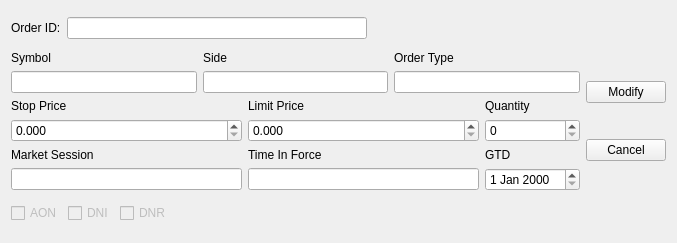
<?xml version="1.0" encoding="UTF-8"?>
<ui version="4.0">
 <class>Form</class>
 <widget class="QWidget" name="Form">
  <property name="geometry">
   <rect>
    <x>0</x>
    <y>0</y>
    <width>677</width>
    <height>243</height>
   </rect>
  </property>
  <property name="windowTitle">
   <string>Modify Order</string>
  </property>
  <layout class="QHBoxLayout" name="horizontalLayout_4">
   <item>
    <layout class="QVBoxLayout" name="verticalLayout_3">
     <item>
      <layout class="QHBoxLayout" name="horizontalLayout_3">
       <item>
        <widget class="QLabel" name="label_5">
         <property name="text">
          <string>Order ID:</string>
         </property>
        </widget>
       </item>
       <item>
        <widget class="QLineEdit" name="lineEdit_orderID">
         <property name="readOnly">
          <bool>true</bool>
         </property>
        </widget>
       </item>
       <item>
        <spacer name="horizontalSpacer_2">
         <property name="orientation">
          <enum>Qt::Horizontal</enum>
         </property>
         <property name="sizeHint" stdset="0">
          <size>
           <width>40</width>
           <height>20</height>
          </size>
         </property>
        </spacer>
       </item>
      </layout>
     </item>
     <item>
      <layout class="QHBoxLayout" name="horizontalLayout">
       <item>
        <layout class="QVBoxLayout" name="verticalLayout">
         <item>
          <layout class="QGridLayout" name="gridLayout_2">
           <item row="0" column="0">
            <widget class="QLabel" name="label">
             <property name="text">
              <string>Symbol</string>
             </property>
            </widget>
           </item>
           <item row="0" column="1">
            <widget class="QLabel" name="label_2">
             <property name="text">
              <string>Side</string>
             </property>
            </widget>
           </item>
           <item row="0" column="2">
            <widget class="QLabel" name="label_6">
             <property name="text">
              <string>Order Type</string>
             </property>
            </widget>
           </item>
           <item row="1" column="0">
            <widget class="QLineEdit" name="lineEdit_sym">
             <property name="enabled">
              <bool>true</bool>
             </property>
             <property name="sizePolicy">
              <sizepolicy hsizetype="Expanding" vsizetype="Fixed">
               <horstretch>0</horstretch>
               <verstretch>0</verstretch>
              </sizepolicy>
             </property>
             <property name="readOnly">
              <bool>true</bool>
             </property>
            </widget>
           </item>
           <item row="1" column="1">
            <widget class="QLineEdit" name="lineEdit_side">
             <property name="readOnly">
              <bool>true</bool>
             </property>
            </widget>
           </item>
           <item row="1" column="2">
            <widget class="QLineEdit" name="lineEdit_orderType">
             <property name="readOnly">
              <bool>true</bool>
             </property>
            </widget>
           </item>
          </layout>
         </item>
         <item>
          <layout class="QGridLayout" name="gridLayout">
           <item row="2" column="0">
            <widget class="QLabel" name="label_8">
             <property name="text">
              <string>Market Session</string>
             </property>
            </widget>
           </item>
           <item row="0" column="0">
            <widget class="QLabel" name="label_7">
             <property name="text">
              <string>Stop Price</string>
             </property>
            </widget>
           </item>
           <item row="0" column="1">
            <widget class="QLabel" name="label_3">
             <property name="text">
              <string>Limit Price</string>
             </property>
            </widget>
           </item>
           <item row="0" column="2">
            <widget class="QLabel" name="label_4">
             <property name="text">
              <string>Quantity</string>
             </property>
            </widget>
           </item>
           <item row="1" column="0">
            <widget class="QDoubleSpinBox" name="doubleSpinBox_sprice">
             <property name="decimals">
              <number>3</number>
             </property>
             <property name="maximum">
              <double>99999.000000000000000</double>
             </property>
             <property name="singleStep">
              <double>0.010000000000000</double>
             </property>
            </widget>
           </item>
           <item row="1" column="1">
            <widget class="QDoubleSpinBox" name="doubleSpinBox_price">
             <property name="sizePolicy">
              <sizepolicy hsizetype="Preferred" vsizetype="Fixed">
               <horstretch>0</horstretch>
               <verstretch>0</verstretch>
              </sizepolicy>
             </property>
             <property name="decimals">
              <number>3</number>
             </property>
             <property name="maximum">
              <double>99999.000000000000000</double>
             </property>
             <property name="singleStep">
              <double>0.010000000000000</double>
             </property>
            </widget>
           </item>
           <item row="1" column="2">
            <widget class="QSpinBox" name="spinBox_qty">
             <property name="sizePolicy">
              <sizepolicy hsizetype="Preferred" vsizetype="Fixed">
               <horstretch>0</horstretch>
               <verstretch>0</verstretch>
              </sizepolicy>
             </property>
             <property name="maximum">
              <number>999999</number>
             </property>
            </widget>
           </item>
           <item row="3" column="0">
            <widget class="QLineEdit" name="lineEdit_session">
             <property name="readOnly">
              <bool>true</bool>
             </property>
            </widget>
           </item>
           <item row="2" column="1">
            <widget class="QLabel" name="label_9">
             <property name="text">
              <string>Time In Force</string>
             </property>
            </widget>
           </item>
           <item row="3" column="1">
            <widget class="QLineEdit" name="lineEdit_tif">
             <property name="readOnly">
              <bool>true</bool>
             </property>
            </widget>
           </item>
           <item row="2" column="2">
            <widget class="QLabel" name="label_10">
             <property name="text">
              <string>GTD</string>
             </property>
            </widget>
           </item>
           <item row="3" column="2">
            <widget class="QDateEdit" name="dateEdit_gtd"/>
           </item>
          </layout>
         </item>
        </layout>
       </item>
       <item>
        <layout class="QVBoxLayout" name="verticalLayout_2">
         <item>
          <widget class="QPushButton" name="pushButton_modify">
           <property name="sizePolicy">
            <sizepolicy hsizetype="Fixed" vsizetype="Fixed">
             <horstretch>0</horstretch>
             <verstretch>0</verstretch>
            </sizepolicy>
           </property>
           <property name="text">
            <string>Modify</string>
           </property>
          </widget>
         </item>
         <item>
          <widget class="QPushButton" name="pushButton_cancel">
           <property name="sizePolicy">
            <sizepolicy hsizetype="Fixed" vsizetype="Fixed">
             <horstretch>0</horstretch>
             <verstretch>0</verstretch>
            </sizepolicy>
           </property>
           <property name="text">
            <string>Cancel</string>
           </property>
          </widget>
         </item>
        </layout>
       </item>
      </layout>
     </item>
     <item>
      <layout class="QHBoxLayout" name="horizontalLayout_2">
       <item>
        <layout class="QGridLayout" name="gridLayout_3">
         <property name="leftMargin">
          <number>0</number>
         </property>
         <property name="topMargin">
          <number>0</number>
         </property>
         <property name="rightMargin">
          <number>0</number>
         </property>
         <property name="bottomMargin">
          <number>0</number>
         </property>
         <property name="verticalSpacing">
          <number>0</number>
         </property>
         <item row="0" column="0">
          <widget class="QCheckBox" name="checkBox_aon">
           <property name="enabled">
            <bool>false</bool>
           </property>
           <property name="sizePolicy">
            <sizepolicy hsizetype="Fixed" vsizetype="Fixed">
             <horstretch>0</horstretch>
             <verstretch>0</verstretch>
            </sizepolicy>
           </property>
           <property name="text">
            <string>AON</string>
           </property>
          </widget>
         </item>
         <item row="0" column="1">
          <widget class="QCheckBox" name="checkBox_dni">
           <property name="enabled">
            <bool>false</bool>
           </property>
           <property name="sizePolicy">
            <sizepolicy hsizetype="Fixed" vsizetype="Fixed">
             <horstretch>0</horstretch>
             <verstretch>0</verstretch>
            </sizepolicy>
           </property>
           <property name="text">
            <string>DNI</string>
           </property>
          </widget>
         </item>
         <item row="0" column="2">
          <widget class="QCheckBox" name="checkBox_dnr">
           <property name="enabled">
            <bool>false</bool>
           </property>
           <property name="sizePolicy">
            <sizepolicy hsizetype="Fixed" vsizetype="Fixed">
             <horstretch>0</horstretch>
             <verstretch>0</verstretch>
            </sizepolicy>
           </property>
           <property name="text">
            <string>DNR</string>
           </property>
          </widget>
         </item>
        </layout>
       </item>
       <item>
        <spacer name="horizontalSpacer">
         <property name="orientation">
          <enum>Qt::Horizontal</enum>
         </property>
         <property name="sizeType">
          <enum>QSizePolicy::Expanding</enum>
         </property>
         <property name="sizeHint" stdset="0">
          <size>
           <width>40</width>
           <height>20</height>
          </size>
         </property>
        </spacer>
       </item>
      </layout>
     </item>
    </layout>
   </item>
  </layout>
 </widget>
 <resources/>
 <connections/>
</ui>
